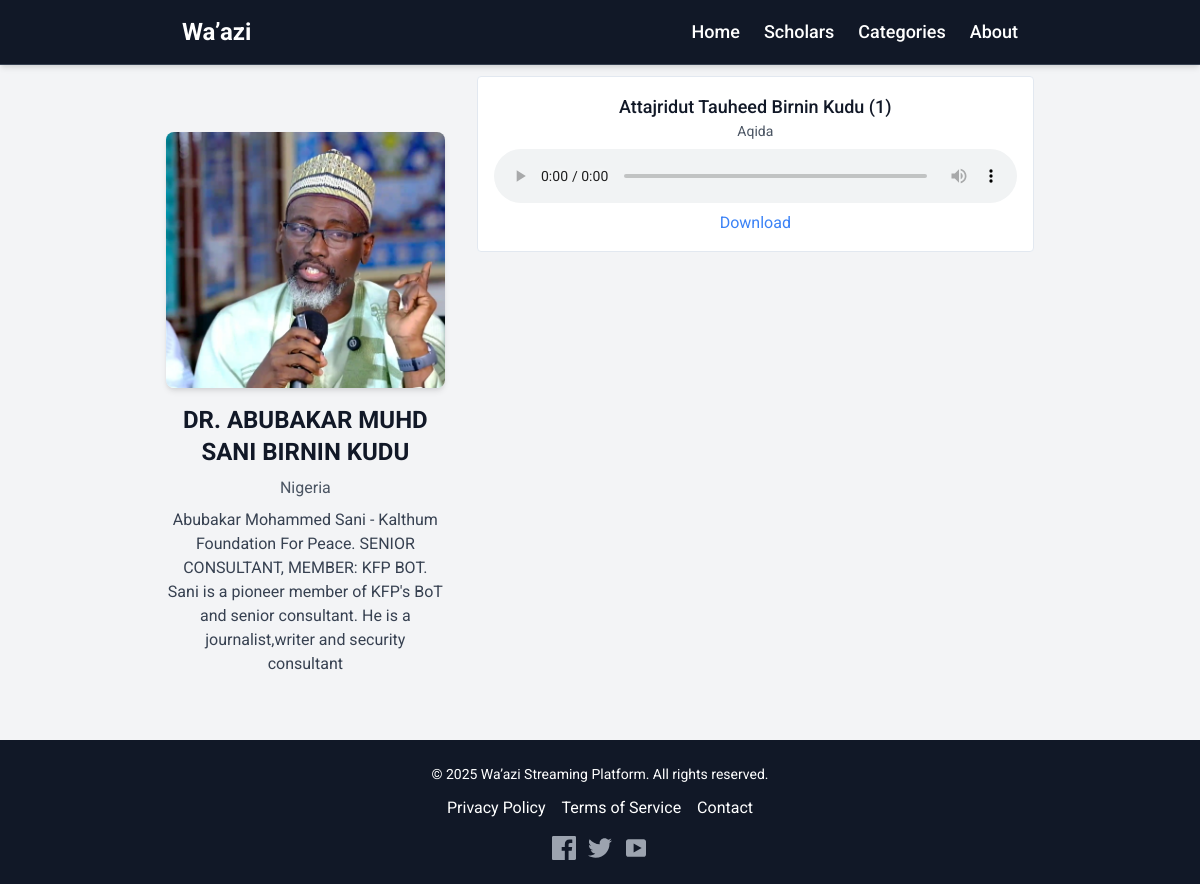
The app's page /scholar/4/ with its own data.
### waazi/models.py (models this page shows, shortened)
class Scholar(models.Model):
    name = models.CharField(max_length=255)
    bio = models.TextField(blank=True, null=True)
    image = models.ImageField(upload_to="scholars/", blank=True, null=True)
    country = models.CharField(max_length=100, blank=True, null=True)
    social_links = models.JSONField(blank=True, null=True)  # Store social media links
    created_at = models.DateTimeField(auto_now_add=True)
    class Meta:
        verbose_name_plural = "Scholars"  # Plural form

class Waazi(models.Model):
    title = models.CharField(max_length=255)
    scholar = models.ForeignKey(Scholar, on_delete=models.CASCADE)
    category = models.ForeignKey(Category, on_delete=models.SET_NULL, null=True)
    audio_file = models.FileField(upload_to="waazi_audio/")
    duration = models.DurationField(blank=True, null=True)  # Store length of audio
    description = models.TextField(blank=True, null=True)
    views = models.PositiveIntegerField(default=0)
    downloads = models.PositiveIntegerField(default=0)
    created_at = models.DateTimeField(auto_now_add=True)
    class Meta:
        verbose_name_plural = "Waazis"

class Category(models.Model):
    CATEGORY_CHOICES = (
        ("Tafsiri", "Tafsiri"),
        ("Fiqhu", "Fiqhu"),
        ("Aqida", "Aqida"),
        ("Tarihi", "Tarihi"),
        ("Hadisi", "Hadisi"),
        ("Sira", "Sira"),
        ("Kyawawan Halaye", "Kyawawan Halaye"),
        ("Karatun Alƙur'ani", "Karatun Alƙur'ani"),
        ("Fiqhun Shari'a", "Fiqhun Shari'a"),
        ("Ruhaniya", "Ruhaniya"),
    )
    class Meta:
        verbose_name_plural = "Categories"
    name = models.CharField(max_length=100, unique=True, choices=CATEGORY_CHOICES)

### waazi/views.py (the view)
# urls.py: path('scholar/<int:scholar_id>/', scholar_profile, name='scholar_profile'),
def scholar_profile(request, scholar_id):
    scholar = get_object_or_404(Scholar, id=scholar_id)
    waazis = scholar.waazi_set.all()
    return render(request, "waazi/reciter-profile.html", {"scholar": scholar, "waazis": waazis})

### waazi/templates/waazi/reciter-profile.html (shortened to what this page needs)
{% extends 'waazi/base.html' %}
{% load static %}
{% block content %}
  <div class="flex flex-col md:flex-row gap-8">
    <div class="md:w-1/3">
      <img src="{{ scholar.image.url|default:'/static/images/default-scholar.jpg' }}" alt="{{ scholar.name }}" class="w-full h-64 object-cover rounded-lg shadow-md mb-4" style="margin-top: 100px;">
      <h1 class="text-2xl font-bold mb-2 text-gray-900">{{ scholar.name }}</h1>
      <p class="text-gray-600 mb-2">{{ scholar.country|default:'' }}</p>
      <p class="text-gray-700">{{ scholar.bio|default:'No bio available.' }}</p>
    </div>
    <div class="md:w-2/3">
      <h2 class="text-xl font-semibold mb-4 text-gray-900">Wa’azi Collection</h2>
      <div class="space-y-4">
        {% for waaz in waazis %}
          <div class="waazi-item">
            <h3 class="text-lg font-medium text-gray-900">{{ waaz.title }}</h3>
            <p class="text-sm text-gray-600">{{ waaz.category.name|default:'Uncategorized' }}</p>
            <audio controls class="w-full my-2">
              <source src="{{ waaz.audio_file.url }}" type="audio/mpeg">
            </audio>
            <a href="/api/waazi/{{ waaz.id }}/download/" class="text-blue-500 hover:underline">Download</a>
          </div>
        {% empty %}
          <p class="text-gray-600">No wa’azi available.</p>
        {% endfor %}
      </div>
    </div>
  </div>
{% endblock %}

### static/css/styles.css (style rules this page uses)
body { font-family: 'Roboto', sans-serif; }
.waazi-item { background-color: #ffffff; border: 1px solid #e2e8f0; border-radius: 0.25rem; padding: 1rem; transition: transform 0.3s ease; opacity: 0; animation: slideIn 0.5s ease forwards; animation-delay: calc(0.1s * var(--index)); }

### records on screen
Scholar: image (picture), name "DR. ABUBAKAR MUHD SANI BIRNIN KUDU", country "Nigeria", bio "Abubakar Mohammed Sani - Kalthum Foundation For Peace. SENIOR CONSULTANT, MEMBER: KFP BOT. Sani is a pioneer member of KFP's BoT and senior consultant. He is a journalist,writer and security consultant"
Waazi: title "Attajridut Tauheed Birnin Kudu (1)", category.name "Aqida"
